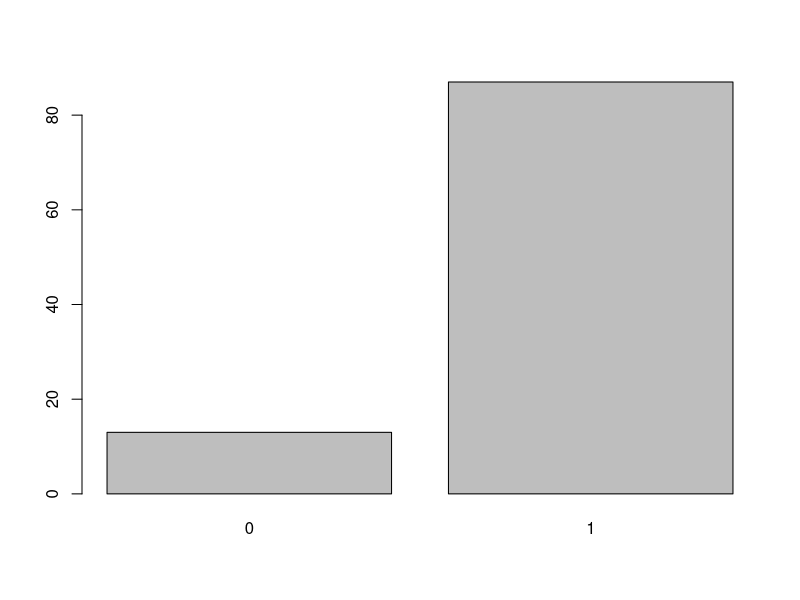
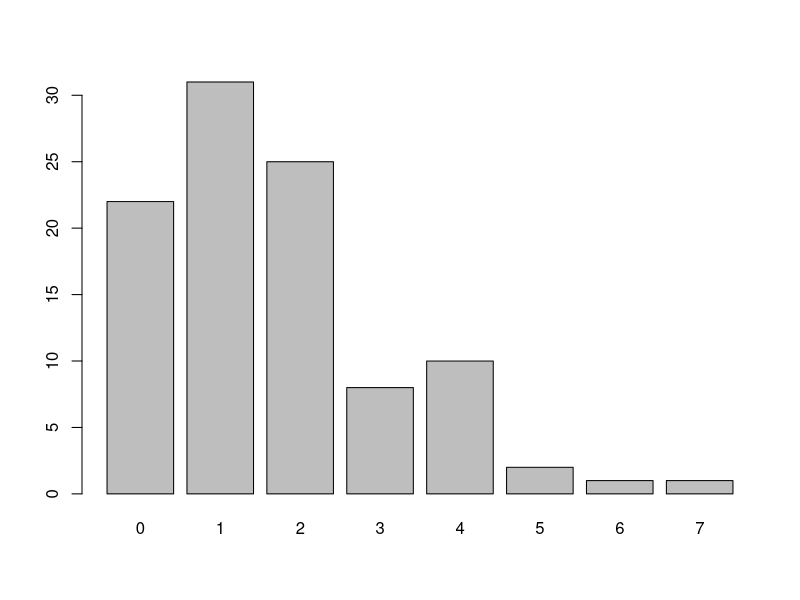
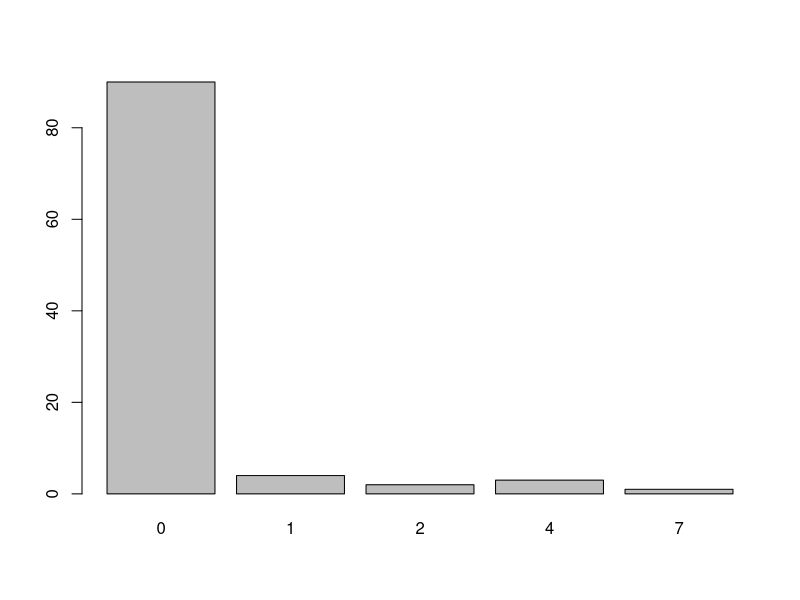

Here is the R script that generated these plots, in order: (Note: this script raises an error after producing the figures.)
# simulate error rates for ZINB modeled as ANOVA
library(pscl)

# generate data ----
# An alternative parametrization (often used in ecology) is by 
# the mean mu, and size, the dispersion parameter, 
# where prob = size/(size+mu). The variance is mu + mu^2/size 
# in this parametrization.
celln = 100

x1 = rbinom(n = celln, size = 1, prob = exp(1.71)/(1+exp(1.71)))
x2 = rnbinom(n = celln, size = exp(1.34), mu = 1.7)
x = ifelse(x1 == 0, x2, 0)

barplot(table(x1))
barplot(table(x2))

barplot(table(x))

sum(x == 0)/length(x) # 87% -- too high. Am I parameterizing something wrong
sum(dat$Calls == 0, na.rm=T)/sum(!is.na(dat$Calls)) # 61%
